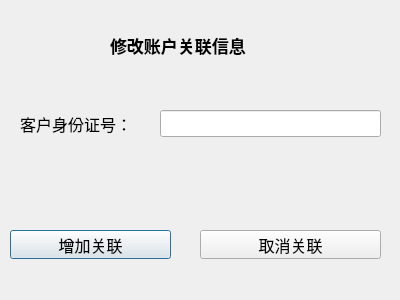
<?xml version="1.0" encoding="UTF-8"?>
<ui version="4.0">
 <class>Dialog</class>
 <widget class="QDialog" name="Dialog">
  <property name="geometry">
   <rect>
    <x>0</x>
    <y>0</y>
    <width>400</width>
    <height>300</height>
   </rect>
  </property>
  <property name="windowTitle">
   <string>Dialog</string>
  </property>
  <widget class="QLabel" name="label_5">
   <property name="geometry">
    <rect>
     <x>110</x>
     <y>30</y>
     <width>221</width>
     <height>31</height>
    </rect>
   </property>
   <property name="font">
    <font>
     <family>Bahnschrift SemiCondensed</family>
     <pointsize>13</pointsize>
     <weight>75</weight>
     <bold>true</bold>
    </font>
   </property>
   <property name="text">
    <string>修改账户关联信息</string>
   </property>
  </widget>
  <widget class="QLineEdit" name="id">
   <property name="geometry">
    <rect>
     <x>160</x>
     <y>110</y>
     <width>221</width>
     <height>27</height>
    </rect>
   </property>
   <property name="font">
    <font>
     <pointsize>12</pointsize>
    </font>
   </property>
   <property name="text">
    <string/>
   </property>
  </widget>
  <widget class="QLabel" name="label">
   <property name="geometry">
    <rect>
     <x>20</x>
     <y>110</y>
     <width>150</width>
     <height>27</height>
    </rect>
   </property>
   <property name="font">
    <font>
     <pointsize>12</pointsize>
    </font>
   </property>
   <property name="text">
    <string>客户身份证号：</string>
   </property>
  </widget>
  <widget class="QPushButton" name="add">
   <property name="geometry">
    <rect>
     <x>10</x>
     <y>230</y>
     <width>161</width>
     <height>29</height>
    </rect>
   </property>
   <property name="font">
    <font>
     <pointsize>12</pointsize>
    </font>
   </property>
   <property name="autoFillBackground">
    <bool>true</bool>
   </property>
   <property name="text">
    <string>增加关联</string>
   </property>
  </widget>
  <widget class="QPushButton" name="delete_2">
   <property name="geometry">
    <rect>
     <x>200</x>
     <y>230</y>
     <width>181</width>
     <height>29</height>
    </rect>
   </property>
   <property name="font">
    <font>
     <pointsize>12</pointsize>
    </font>
   </property>
   <property name="autoFillBackground">
    <bool>true</bool>
   </property>
   <property name="text">
    <string>取消关联</string>
   </property>
  </widget>
 </widget>
 <resources/>
 <connections/>
</ui>
